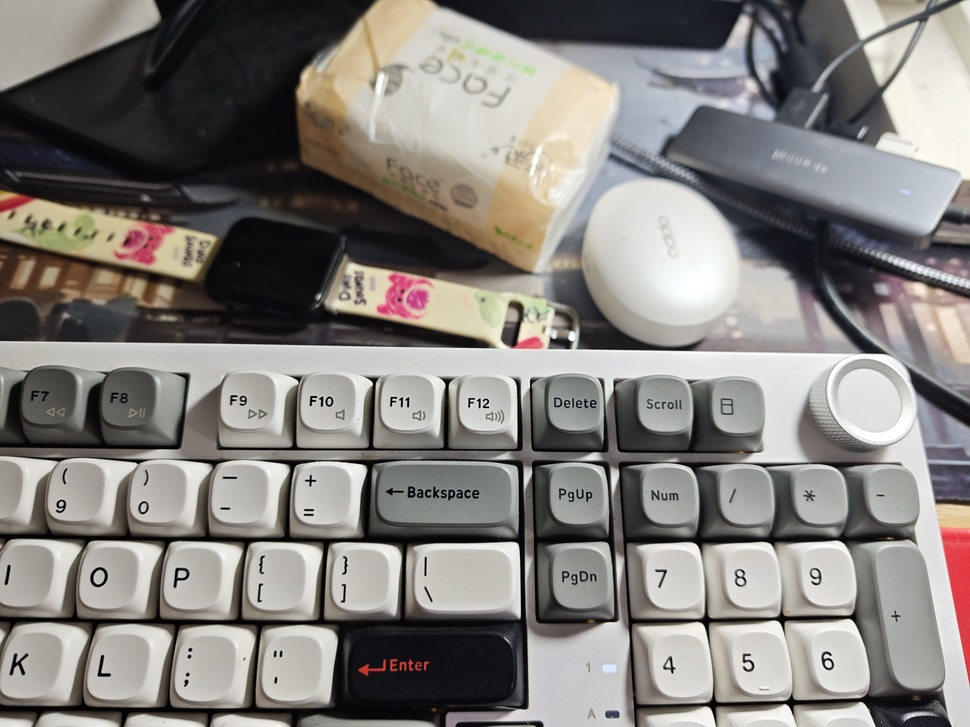
#> input picture IMG_20260624_195308.jpg, 970 x 727 px, shrunk from 4096 x 3072 before the run
$ python test_region.py --image ../../IMG_20260624_195308.jpg
#> lines starting #> are read from the running program, lines starting #| are printed output that depends on the picture; after the words box and inside, x2 and y2 are one past the last pixel; in counts of white or black regions, pixels touching at a corner belong together
"""
最简区域检测测试

输入一张实物照片 → 检测图上有几个区域 → 区分物品和背景
目的是看最底层用已有工具会卡在哪。
"""

import cv2
import numpy as np
from pathlib import Path


def test_region_detection(image_path):
#> called with image_path = '../../IMG_20260624_195308.jpg'
    img = cv2.imread(str(image_path))
#> img is the input picture: shape (727, 970, 3); mean B, G, R 124.9, 128.7, 132.3
    if img is None:
        print(f"❌ 无法读取图片: {image_path}")
        return

    img_rgb = cv2.cvtColor(img, cv2.COLOR_BGR2RGB)
    gray = cv2.cvtColor(img, cv2.COLOR_BGR2GRAY)
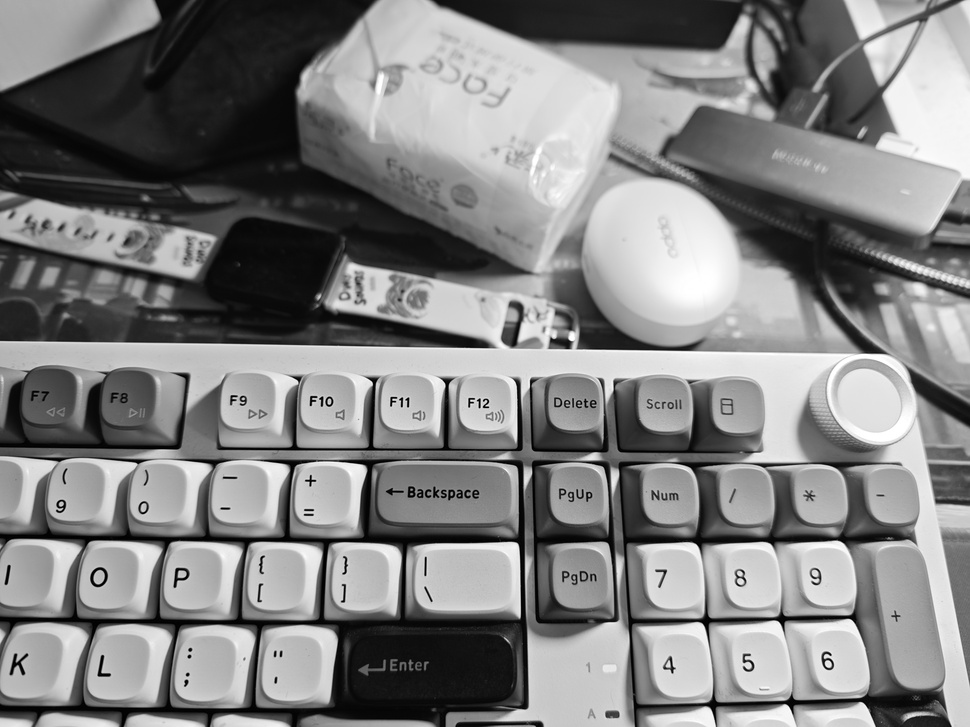
#> gray: shape (727, 970); min 0, max 255, mean 129.3
    h, w = img.shape[:2]
#> h = 727; w = 970

    print(f"图片: {image_path}")
    print(f"尺寸: {w}×{h}")
#| 尺寸: 970×727

    # ─── 方法1：Canny 边缘检测 ───
    edges = cv2.Canny(gray, 50, 150)
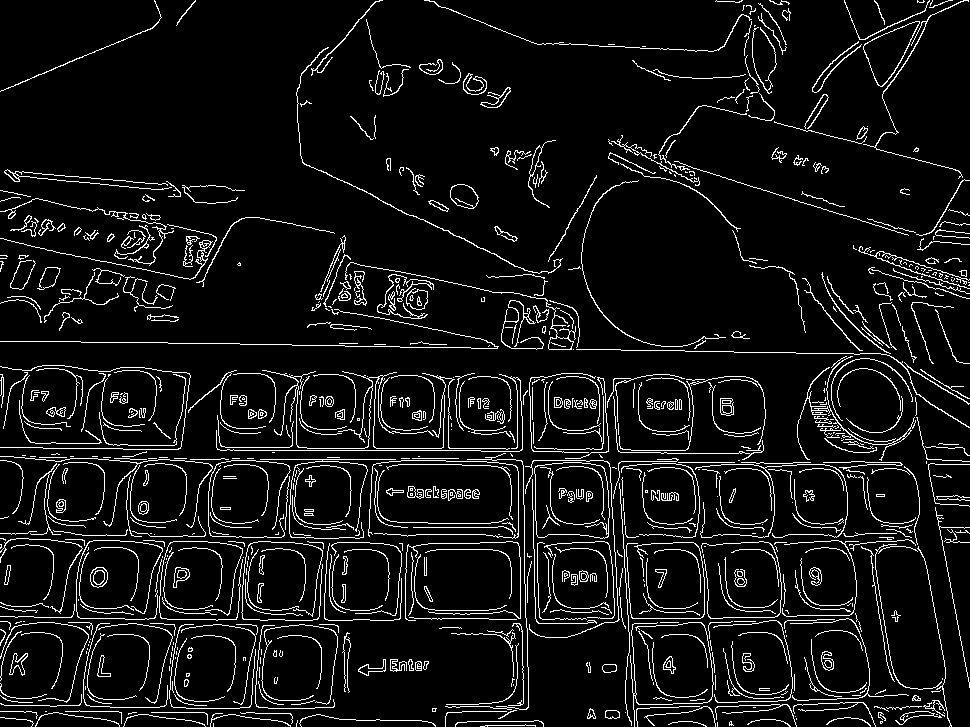
#> edges: shape (727, 970); 7.4% white in thin lines or dots

    # ─── 方法2：边缘 → 轮廓 ───
    contours, hierarchy = cv2.findContours(edges, cv2.RETR_TREE, cv2.CHAIN_APPROX_SIMPLE)
#> contours = 1039 contours, 821 with area under 20; largest, box (x1, y1, x2, y2) and area: (534, 462, 610, 539) 5178, (534, 462, 610, 539) 5164, (863, 21, 920, 87) 1748, (863, 21, 920, 87) 1698, (450, 184, 479, 209) 508

    # 按面积排序，取最大的前 N 个
    areas = [(i, cv2.contourArea(c)) for i, c in enumerate(contours)]
#> areas = 1039 pairs, first value 0 to 1038, second value 0 to 5178
    areas.sort(key=lambda x: -x[1])

    print(f"\nCanny 边缘检测后找到的轮廓数: {len(contours)}")
#| Canny 边缘检测后找到的轮廓数: 1039

    # 分析轮廓层级
    if hierarchy is not None:
        num_parents = sum(1 for h in hierarchy[0] if h[3] == -1)  # 最外层轮廓
#> num_parents = 802
        print(f"最外层轮廓（疑似独立物体）: {num_parents}")
#| 最外层轮廓（疑似独立物体）: 802

        # 显示最大几个轮廓
        print(f"\n最大轮廓 TOP 10（按面积排序）:")
        print(f"{'排名':<4} {'面积(pixel)':<14} {'占总图%':<10} {'中心位置':<20} {'层级关系':<10}")
        print("-" * 60)
        for rank, (i, area) in enumerate(areas[:10]):
            x, y, w_c, h_c = cv2.boundingRect(contours[i])
            center = f"({x+w_c//2}, {y+h_c//2})"
            pct = area / (w * h) * 100
            parent = hierarchy[0][i][3]  # 父轮廓索引
            print(f"{rank+1:<4} {area:<14.0f} {pct:<10.2f} {center:<20} {'子' if parent != -1 else '外层':<10}")
#> this loop made 10 passes
#> (i, area, x, y, w_c, h_c, center, pct) on passes 1 to 10: (458, 5178, 534, 462, 76, 77, '(572, 500)', 0.734), (459, 5164, 534, 462, 76, 77, '(572, 500)', 0.732), (1017, 1748.5, 863, 21, 57, 66, '(891, 54)', 0.248), (1018, 1698.5, 863, 21, 57, 66, '(891, 54)', 0.241), (939, 507.5, 450, 184, 29, 25, '(464, 196)', 0.072), (940, 487, 450, 184, 29, 25, '(464, 196)', 0.0691), (796, 325, 406, 288, 22, 22, '(417, 299)', 0.0461), (797, 311, 406, 289, 22, 21, '(417, 299)', 0.0441), (857, 289, 345, 262, 231, 88, '(460, 306)', 0.041), (240, 277.5, 90, 567, 18, 21, '(99, 577)', 0.0394)
#| 1    5178           0.73       (572, 500)           外层
#| 2    5164           0.73       (572, 500)           子
#| 3    1748           0.25       (891, 54)            外层
#| 4    1698           0.24       (891, 54)            子
#| 5    508            0.07       (464, 196)           外层
#| 6    487            0.07       (464, 196)           子
#| 7    325            0.05       (417, 299)           外层
#| 8    311            0.04       (417, 299)           子
#> (further printed lines are left out)

    # ─── 测试不同参数的效果 ───
    print(f"\n=== 参数敏感性测试 ===")
    for threshold in [(30, 90), (50, 150), (100, 200), (150, 300)]:
        e = cv2.Canny(gray, threshold[0], threshold[1])
        c, _ = cv2.findContours(e, cv2.RETR_TREE, cv2.CHAIN_APPROX_SIMPLE)
        outer = sum(1 for h in cv2.findContours(e, cv2.RETR_TREE, cv2.CHAIN_APPROX_SIMPLE)[1][0] if h[3] == -1)
        print(f"  Canny({threshold[0]}, {threshold[1]}) → 轮廓 {len(c)} 个, 外层 {outer} 个")
#> this loop made 1 pass
#> pass 1, in test_region_detection, `e = cv2.Canny(gray, threshold[0], threshold[1])`:
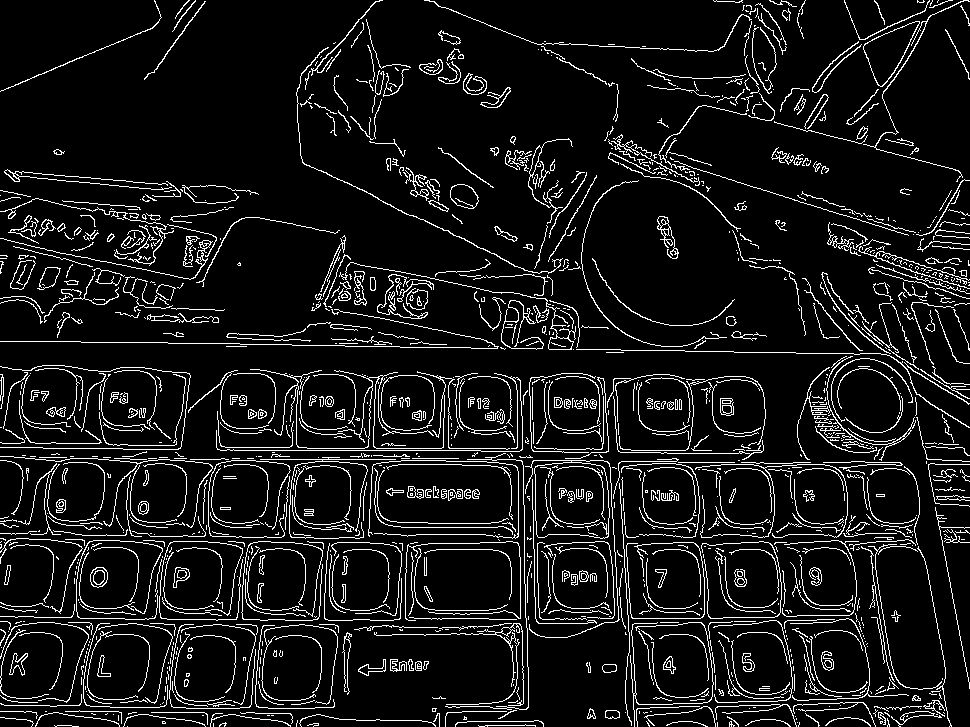
#> e: shape (727, 970); 8.8% white in thin lines or dots

    # ─── 保存结果 ───
    output_dir = Path("test_output")
    output_dir.mkdir(exist_ok=True)

    # 在原图上画轮廓
    result = img.copy()
    cv2.drawContours(result, contours, -1, (0, 255, 0), 1)
    out_path = str(output_dir / f"contours_{Path(image_path).stem}.jpg")
    cv2.imwrite(out_path, result)
    print(f"\n轮廓图已保存: {out_path}")

    # ─── 观察结论 ───
    print(f"\n{'='*60}")
    print("初步观察:")
    print(f"  - 图上物体越多, 轮廓越乱")
    print(f"  - 背景纹理复杂时, 边缘检测会碎")
    print(f"  - Canny 参数对结果影响很大")
    print(f"  - 同一物体可能被拆成多个轮廓")
    print(f"  - 多个物体可能被连成一个轮廓（颜色相近时）")
    print(f"{'='*60}")


if __name__ == "__main__":
    import argparse
    parser = argparse.ArgumentParser()
    parser.add_argument("--image", type=str, required=True)
    args = parser.parse_args()
#> (the run stopped early here; a loop or call above may not have finished)
